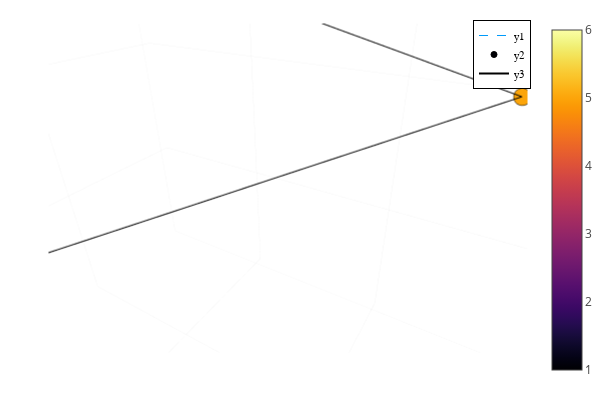

The cell this chart's notebook holds for it:
### Code cell
p = plot([0,1],[0,0],[0,0],linestyle=:dash)
plotChain!(newP)
p

### Figure 1 — Plotly figure (JSON) as saved in the notebook; plotly's stock layout.template omitted (floating-point values rounded to 4 significant figures; data arrays with more than 128 entries replaced by an {"elided": "..."} marker saying what was removed)
{"data": [{"colorbar": {"title": {"text": ""}}, "legendgroup": "y1", "line": {"color": "rgba(0, 154, 250, 1.000)", "dash": "dash", "shape": "linear", "width": 1}, "mode": "lines", "name": "y1", "scene": "scene", "showlegend": true, "type": "scatter3d", "x": [0, 1], "xaxis": "x", "y": [0, 0], "yaxis": "y", "z": [0, 0], "zaxis": "z", "zmax": 6, "zmin": 1}, {"colorbar": {"title": {"text": ""}}, "legendgroup": "y2", "marker": {"color": "rgba(0, 0, 4, 1.000)", "line": {"color": "rgba(0, 0, 0, 1)", "width": 1}, "size": 6, "symbol": "circle"}, "mode": "markers", "name": "y2", "scene": "scene", "showlegend": true, "type": "scatter3d", "x": [0.09639], "xaxis": "x", "y": [0.2029], "yaxis": "y", "z": [-0.461], "zaxis": "z", "zmax": 6, "zmin": 1}, {"colorbar": {"title": {"text": ""}}, "legendgroup": "y2", "marker": {"color": "rgba(66, 10, 104, 1.000)", "line": {"color": "rgba(0, 0, 0, 1)", "width": 1}, "size": 6, "symbol": "circle"}, "mode": "markers", "name": "y2", "scene": "scene", "showlegend": false, "type": "scatter3d", "x": [-0.005719], "xaxis": "x", "y": [0.2864], "yaxis": "y", "z": [0.6288], "zaxis": "z", "zmax": 6, "zmin": 1}, {"colorbar": {"title": {"text": ""}}, "legendgroup": "y2", "marker": {"color": "rgba(147, 38, 103, 1.000)", "line": {"color": "rgba(0, 0, 0, 1)", "width": 1}, "size": 6, "symbol": "circle"}, "mode": "markers", "name": "y2", "scene": "scene", "showlegend": false, "type": "scatter3d", "x": [0.2228], "xaxis": "x", "y": [7.02e-79], "yaxis": "y", "z": [2.999e-79], "zaxis": "z", "zmax": 6, "zmin": 1}, {"colorbar": {"title": {"text": ""}}, "legendgroup": "y2", "marker": {"color": "rgba(221, 81, 58, 1.000)", "line": {"color": "rgba(0, 0, 0, 1)", "width": 1}, "size": 6, "symbol": "circle"}, "mode": "markers", "name": "y2", "scene": "scene", "showlegend": false, "type": "scatter3d", "x": [0], "xaxis": "x", "y": [0], "yaxis": "y", "z": [0], "zaxis": "z", "zmax": 6, "zmin": 1}, {"colorbar": {"title": {"text": ""}}, "legendgroup": "y2", "marker": {"color": "rgba(252, 165, 10, 1.000)", "line": {"color": "rgba(0, 0, 0, 1)", "width": 1}, "size": 6, "symbol": "circle"}, "mode": "markers", "name": "y2", "scene": "scene", "showlegend": false, "type": "scatter3d", "x": [0.4601], "xaxis": "x", "y": [0.9907], "yaxis": "y", "z": [6.066e-17], "zaxis": "z", "zmax": 6, "zmin": 1}, {"colorbar": {"title": {"text": ""}}, "legendgroup": "y2", "marker": {"color": "rgba(252, 255, 164, 1.000)", "line": {"color": "rgba(0, 0, 0, 1)", "width": 1}, "size": 6, "symbol": "circle"}, "mode": "markers", "name": "y2", "scene": "scene", "showlegend": false, "type": "scatter3d", "x": [-0.233], "xaxis": "x", "y": [0.4601], "yaxis": "y", "z": [0.3035], "zaxis": "z", "zmax": 6, "zmin": 1}, {"colorbar": {"title": {"text": ""}}, "hoverinfo": "none", "marker": {"cmax": 6, "cmin": 1, "color": [0.5], "colorscale": {"elided": "256x2 mixed values"}, "opacity": 1e-10, "showscale": true, "size": 1e-10}, "mode": "markers", "name": "y2", "scene": "scene", "showlegend": false, "type": "scatter3d", "x": [0.09639], "xaxis": "x", "y": [0.2029], "yaxis": "y", "z": [-0.461], "zaxis": "z", "zmax": 6, "zmin": 1}, {"colorbar": {"title": {"text": ""}}, "legendgroup": "y3", "line": {"color": "rgba(0, 0, 0, 1)", "dash": "solid", "shape": "linear", "width": 2}, "mode": "lines", "name": "y3", "scene": "scene", "showlegend": true, "type": "scatter3d", "x": [0.09639, -0.005719, 0.2228, 0, 0.4601, -0.233], "xaxis": "x", "y": [0.2029, 0.2864, 7.02e-79, 0, 0.9907, 0.4601], "yaxis": "y", "z": [-0.461, 0.6288, 2.999e-79, 0, 6.066e-17, 0.3035], "zaxis": "z", "zmax": 6, "zmin": 1}], "layout": {"annotations": [], "height": 400, "legend": {"bgcolor": "rgba(255, 255, 255, 1.000)", "bordercolor": "rgba(0, 0, 0, 1)", "borderwidth": 1, "font": {"color": "rgba(0, 0, 0, 1)", "family": "sans-serif", "size": 11}, "title": {"font": {"color": "rgba(0, 0, 0, 1)", "family": "sans-serif", "size": 15}, "text": ""}, "tracegroupgap": 0, "traceorder": "normal", "x": 1, "xanchor": "auto", "y": 1, "yanchor": "auto"}, "margin": {"b": 20, "l": 0, "r": 0, "t": 20}, "paper_bgcolor": "rgba(255, 255, 255, 1.000)", "plot_bgcolor": "rgba(255, 255, 255, 1.000)", "scene": {"aspectmode": "auto", "aspectratio": {"x": 1.121, "y": 0.9006, "z": 0.9907}, "camera": {"center": {"x": 0, "y": 0, "z": 0}, "eye": {"x": 0.05676, "y": -0.09832, "z": 0.06554}, "projection": {"type": "perspective"}, "up": {"x": 0, "y": 0, "z": 1}}, "domain": {"x": [0.09128, 0.9934], "y": [0.07581, 0.9902]}, "xaxis": {"gridcolor": "rgba(0, 0, 0, 0.1)", "gridwidth": 0.5, "linecolor": "rgba(0, 0, 0, 1)", "mirror": false, "range": [-0.27, 1.037], "showgrid": true, "showline": true, "showticklabels": true, "tickangle": 0, "tickcolor": "rgb(0, 0, 0)", "tickfont": {"color": "rgba(0, 0, 0, 1)", "family": "sans-serif", "size": 11}, "tickmode": "array", "ticks": "inside", "ticktext": ["0.0", "0.3", "0.6", "0.9"], "tickvals": [0, 0.3, 0.6, 0.9], "title": {"font": {"color": "rgba(0, 0, 0, 1)", "family": "sans-serif", "size": 15}, "text": "x"}, "type": "linear", "visible": true, "zeroline": false, "zerolinecolor": "rgba(0, 0, 0, 1)"}, "yaxis": {"gridcolor": "rgba(0, 0, 0, 0.1)", "gridwidth": 0.5, "linecolor": "rgba(0, 0, 0, 1)", "mirror": false, "range": [-0.02972, 1.02], "showgrid": true, "showline": true, "showticklabels": true, "tickangle": 0, "tickcolor": "rgb(0, 0, 0)", "tickfont": {"color": "rgba(0, 0, 0, 1)", "family": "sans-serif", "size": 11}, "tickmode": "array", "ticks": "inside", "ticktext": ["0.00", "0.25", "0.50", "0.75", "1.00"], "tickvals": [0, 0.25, 0.5, 0.75, 1], "title": {"font": {"color": "rgba(0, 0, 0, 1)", "family": "sans-serif", "size": 15}, "text": "y"}, "type": "linear", "visible": true, "zeroline": false, "zerolinecolor": "rgba(0, 0, 0, 1)"}, "zaxis": {"gridcolor": "rgba(0, 0, 0, 0.1)", "gridwidth": 0.5, "linecolor": "rgba(0, 0, 0, 1)", "mirror": false, "range": [-0.4937, 0.6615], "showgrid": true, "showline": true, "showticklabels": true, "tickangle": 0, "tickcolor": "rgb(0, 0, 0)", "tickfont": {"color": "rgba(0, 0, 0, 1)", "family": "sans-serif", "size": 11}, "tickmode": "array", "ticks": "inside", "ticktext": ["-0.25", "0.00", "0.25", "0.50"], "tickvals": [-0.25, 0, 0.25, 0.5], "title": {"font": {"color": "rgba(0, 0, 0, 1)", "family": "sans-serif", "size": 15}, "text": "z"}, "type": "linear", "visible": true, "zeroline": false, "zerolinecolor": "rgba(0, 0, 0, 1)"}}, "showlegend": true, "width": 600}}
